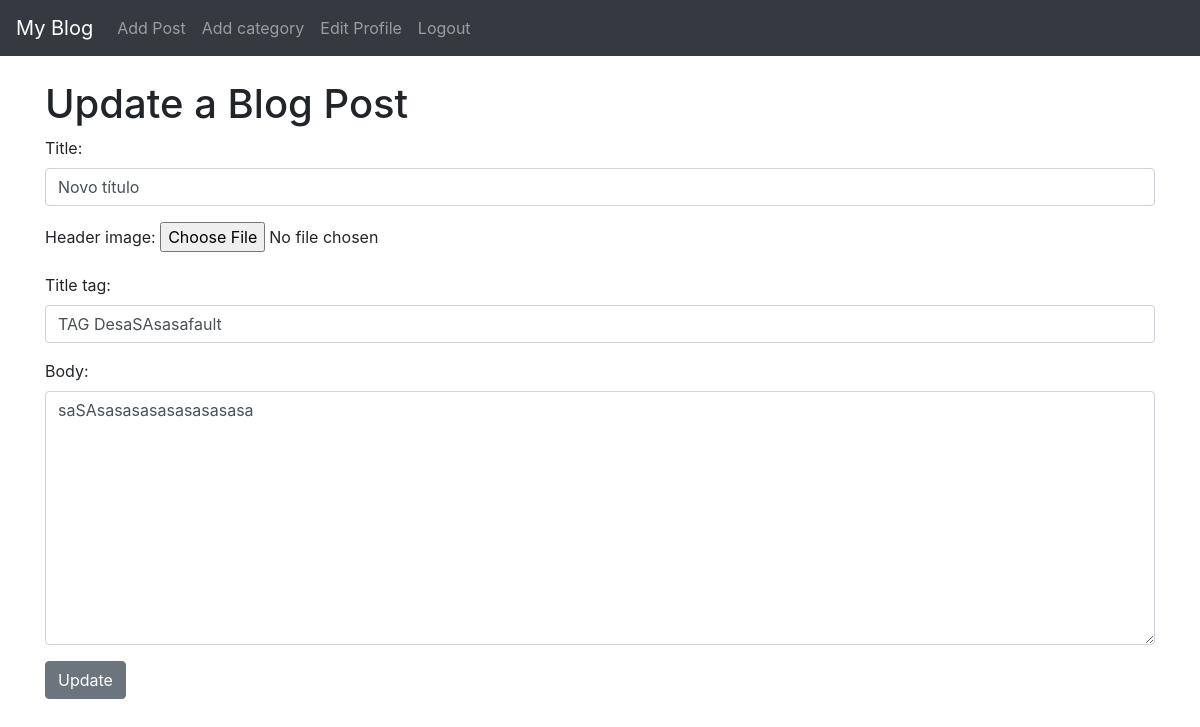
The app's page /article/edit/5 (signed in), older data.
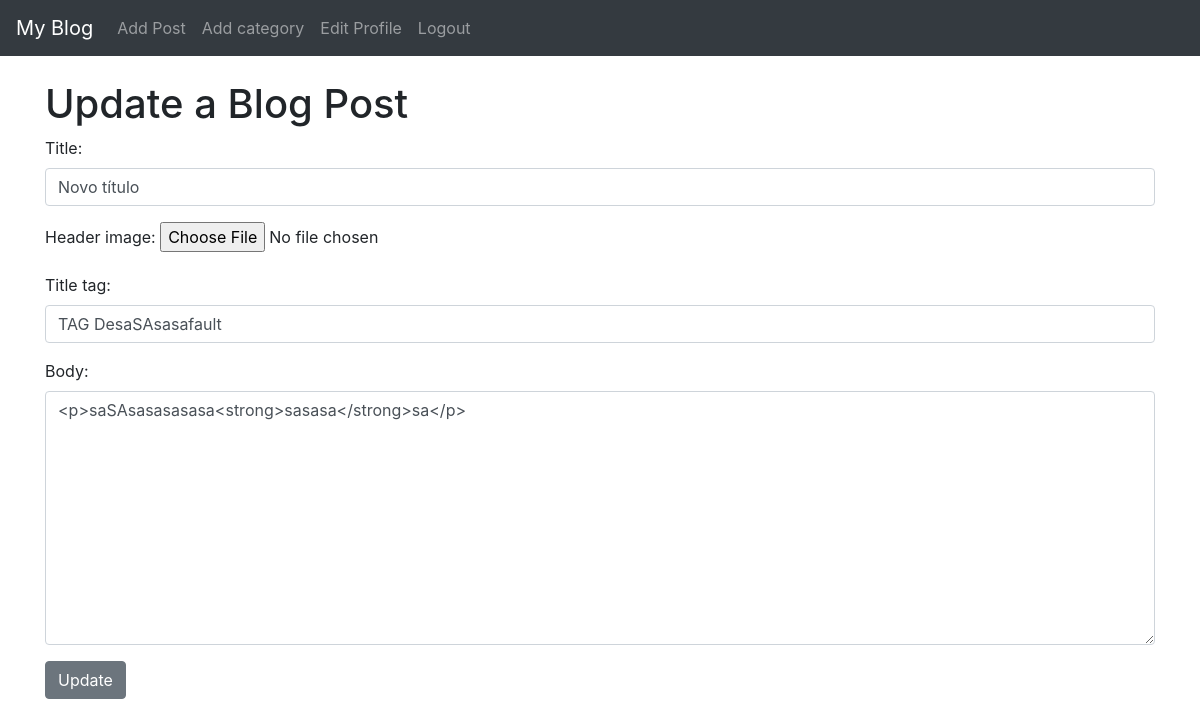
The same page, newer data.
### blog/models.py (models this page shows, shortened)
class Post(models.Model):
    title = models.CharField(max_length=255)
    header_image = models.ImageField(null=True, blank=True, upload_to="images/")
    title_tag = models.CharField(max_length=255, default="TAG Default")
    author = models.ForeignKey(User, on_delete=models.CASCADE)
    body = RichTextField(blank=True, null=True)
    post_date  = models.DateField()
    category = models.CharField(max_length=255, default="Uncategorize")

### blog/views.py (the view)
# urls.py: path('article/edit/<int:pk>', UpdatePostView.as_view(), name="update-post"),
class UpdatePostView(UpdateView):
    model = Post
    form_class = EditForm
    template_name = 'update_post.html'

### blog/forms.py
class EditForm(forms.ModelForm):
    class Meta:
        model = Post
        fields = ('title','header_image','title_tag','body')
        widgets = {
            'title' : forms.TextInput(attrs={'class' : 'form-control'}),
            'title_tag' : forms.TextInput(attrs={'class' : 'form-control'}),
            'body' : forms.Textarea(attrs={'class' : 'form-control'})
        }

### blog/templates/update_post.html (shortened to what this page needs)
{% extends 'base.html'%}
{% block content %}
{% if user.is_authenticated %}
    {% if user.id == post.author.id %}
        <h1>Update a Blog Post</h1>
        <div  class="form-group">
        <form method="post" enctype="multipart/form-data">
            {{ form.as_p }}
            <button class="btn btn-secondary">Update</button>
        </form>
        </div>
    {% else %}
        <strong>You don't have permission to edit this post.</strong>
    {% endif %}
{% else %}
    <strong>You must have login to access</strong>
{% endif %}
{%  endblock %}

Row changes from the older to the newer data that the page shows:
changed Post "Novo título": body "saSAsasasasasasasasasa" → "<p>saSAsasasasasa<strong>sasasa</strong>sa</p>"
